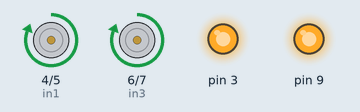
Simulated run of this sketch. Board: Arduino Uno, built with avr-gcc and run on an emulated ATmega328P. Shown: motor-driver pin pairs drawn as motors (green arrow = first pin HIGH = forward, orange = second pin HIGH = backward, longer = more drive), output pins drawn as LEDs (lit = HIGH).

Above: at 1.0 s.
At 3.0 s:
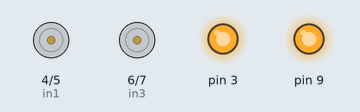
At 5.0 s:
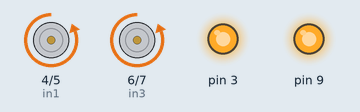
Timing chart, 0 to 6.9 s (numbered marks = the images above):
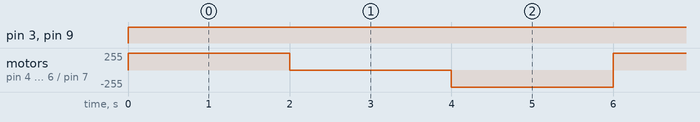

The sketch:

controlling_2_DC_motors_with_bridge.ino
```cpp
// C++ code
//
// connection for motor A
int enA=9;
int in1=4;
int in2=5;

//connection for motor B
int enB=3;
int in3=6;
int in4=7;


void setup()
{
  // configure all the used ports as output
  pinMode(3, OUTPUT);
  pinMode(4, OUTPUT);
  pinMode(5, OUTPUT);
  pinMode(6, OUTPUT);
  pinMode(7, OUTPUT);
  pinMode(9, OUTPUT);


}

void loop()
{//enable A and B motors
  analogWrite(9,255);
  analogWrite(3,255);

  // turn on the motor on the first direction
  digitalWrite(in1, HIGH);
  digitalWrite(in2, LOW);
  digitalWrite(in3, HIGH);
  digitalWrite(in4, LOW);
  delay(2000);


  // stop the two motors
   digitalWrite(in1,LOW);
  digitalWrite(in2, LOW);
  digitalWrite(in3, LOW);
  digitalWrite(in4, LOW);
  delay(2000);

  //TURN ON THE MOTOR ON THE OTHER DIRECTION
  digitalWrite(in1, LOW);
  digitalWrite(in2,HIGH);
  digitalWrite(in3, LOW);
  digitalWrite(in4, HIGH);
  delay(2000);
}
```

Measured:
- by itself, pin 3, pin 9: LOW → HIGH at 0.00 s
- by itself, motor on pin 4 (in1) / pin 5 (in2), motor on pin 6 (in3) / pin 7 (in4): repeats every 6.0 s: stopped 2.0 s, backward 255/255 2.0 s, forward 255/255 2.0 s
